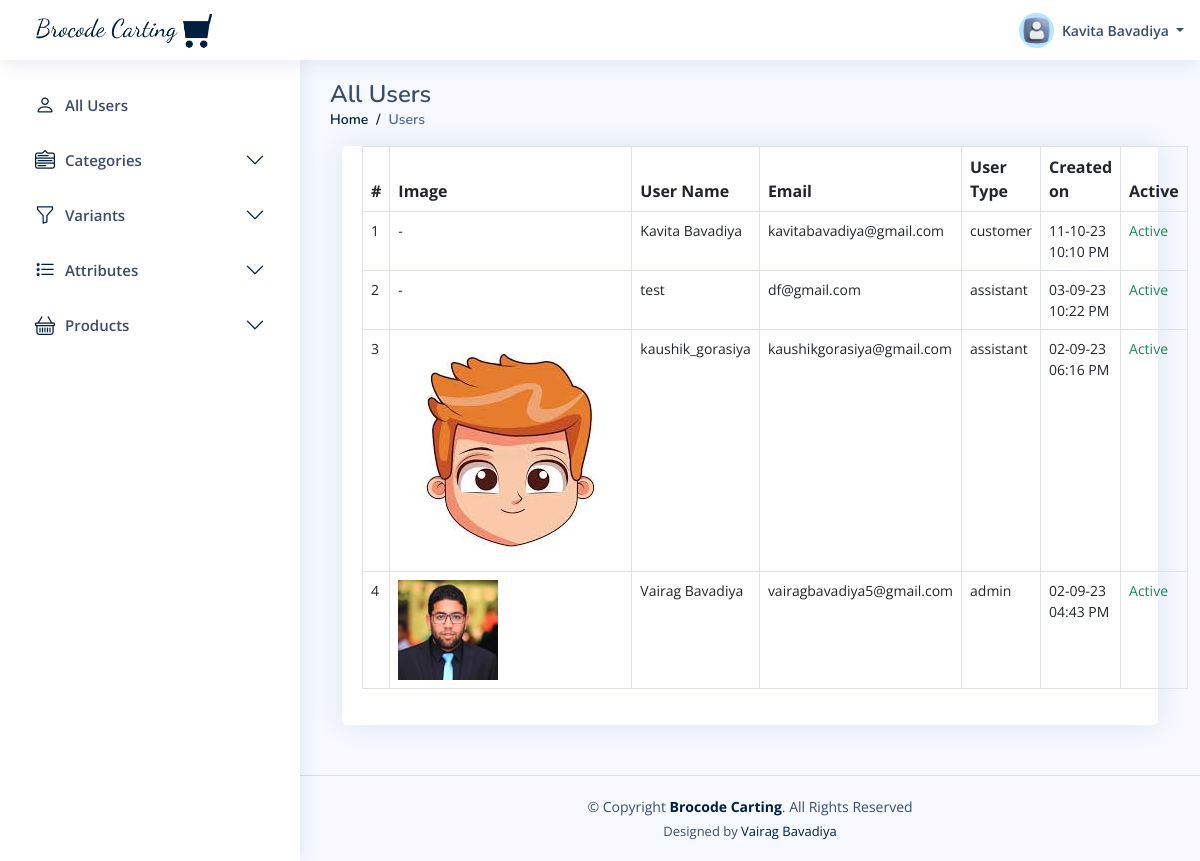
/admin/allusers.php (signed in), run on the app's committed database.
### tables this page shows
CREATE TABLE `users` (
  `id` int(20) NOT NULL,
  `u_name` varchar(50) NOT NULL,
  `email` varchar(50) NOT NULL,
  `phone_no` varchar(10) NOT NULL,
  `password` varchar(10) NOT NULL,
  `u_type_id` int(20) NOT NULL,
  `u_profile` varchar(200) NOT NULL,
  `created_at` datetime NOT NULL,
  `updated_at` datetime NOT NULL,
  `created_by` int(20) DEFAULT NULL,
  `updated_by` int(20) DEFAULT NULL,
  `is_active` tinyint(1) NOT NULL
);

CREATE TABLE `user_type` (
  `id` int(20) NOT NULL,
  `type_name` varchar(20) NOT NULL
);

### admin/allusers.php (the view, shortened to what this page needs)
<?php
require('config.php');
require('header.php');
?>
<main id="main" class="main">
    <div class="pagetitle">
        <h1>All Users</h1>
        <nav>
            <ol class="breadcrumb">
                <li class="breadcrumb-item active"><a href="/e-commerce/admin/dashboard.php">Home</a></li>
                <li class="breadcrumb-item active">Users</li>
            </ol>
        </nav>
    </div>
    <section class="content">
        <div class="container-fluid">
            <div class="row">
                <div class="col-lg-12 grid-margin stretch-card">
                    <div class="card">
                        <div class="card-body">
                            <table class="table table-bordered datatable" id="table_id">
                                <thead>
                                    <tr>
                                        <th>#</th>
                                        <th>Image</th>
                                        <th>User Name</th>
                                        <th>Email</th>
                                        <th>User Type</th>
                                        <th>Created on</th>
                                        <th>Active</th>
                                    </tr>
                                </thead>
                                <tbody>
                                    <?php
                                    $query = "SELECT u.id,u.u_name,u.u_profile,u.email,u.created_at,u.is_active,ut.type_name from users as u,user_type as ut where ut.id = u.u_type_id order by id DESC ";
                                    if ($result = $conn->query($query)) {
                                        $i = 0;
                                        while ($row = $result->fetch_assoc()) {
                                            $i++;
                                    ?>
                                            <tr>
                                                <td><?php echo $i; ?></td>
                                                <td>
                                                    <?php
                                                    if ($row['u_profile'] == "")
                                                        echo "-";
                                                    else { ?>
                                                        <img src=" <?php echo $row['u_profile']; ?>">
                                                    <?php
                                                    }
                                                    ?>
                                                </td>
                                                <td><?php echo $row['u_name']; ?></td>
                                                <td><?php echo $row['email']; ?></td>
                                                <td><?php echo $row['type_name']; ?></td>
                                                <td><?php echo Date('d-m-y h:i A', strtotime($row['created_at'])); ?></td>
                                                <td><?php if ($row['is_active'] == true) : ?>
                                                        <p class="text text-success">Active</p>
                                                    <?php else : ?>
                                                        <p class="text text-danger">Diactived</p>
                                                    <?php endif; ?>
                                                </td>
                                            </tr>
                                    <?php
                                        }
                                    }
                                    ?>
                                </tbody>
                            </table>
                        </div>
                    </div>
                </div>
            </div>
        </div>
    </section>
</main>
<?php require('footer.php'); ?>

### admin/header.php (shortened to what this page needs)
<?php
require("config.php");
?>
<!DOCTYPE html>
<html lang="en">
<head>
    <link rel="stylesheet" href="https://cdnjs.cloudflare.com/ajax/libs/font-awesome/4.7.0/css/font-awesome.min.css">
    <link href="/e-commerce/admin/assets/vendor/bootstrap/css/bootstrap.min.css" rel="stylesheet">
    <link href="/e-commerce/admin/assets/vendor/bootstrap-icons/bootstrap-icons.css" rel="stylesheet">
    <link href="/e-commerce/admin/assets/vendor/boxicons/css/boxicons.min.css" rel="stylesheet">
    <link href="/e-commerce/admin/assets/vendor/quill/quill.snow.css" rel="stylesheet">
    <link href="/e-commerce/admin/assets/vendor/quill/quill.bubble.css" rel="stylesheet">
    <link href="/e-commerce/admin/assets/vendor/remixicon/remixicon.css" rel="stylesheet">
    <link href="/e-commerce/admin/assets/vendor/simple-datatables/style.css" rel="stylesheet">
    <link href="/e-commerce/admin/assets/css/style.css" rel="stylesheet">
</head>
<body>
    <header id="header" class="header fixed-top d-flex align-items-center">
        <div class="d-flex align-items-center justify-content-between">
            <a href="/e-commerce/admin/dashboard.php" class="logo d-flex align-items-center">
                <img src="/e-commerce/img/logo-color.png" alt="">
            </a>
        </div>
        <nav class="header-nav ms-auto">
            <ul class="d-flex align-items-center">
                <li class="nav-item dropdown pe-3">
                    <a class="nav-link nav-profile d-flex align-items-center pe-0" href="#" data-bs-toggle="dropdown">
                        <?php
                        $sql = "SELECT u.id,u.u_name,u.email,u.phone_no,u.u_profile,u.is_active,ut.type_name FROM users as u,user_type as ut where u.id = " . $_SESSION['id'];
                        $result = $conn->query($sql);
                        $row = mysqli_fetch_assoc($result);
                        ?>
                        <?php if ($row['u_profile']) : ?>
                            <img src="/e-commerce/admin/<?php echo $row['u_profile']; ?>" alt="Profile" class="rounded-circle">
                            <?php else: ?>
                            <img src="/e-commerce/admin/user_images/default.avif" alt="" width="35" height="35" class="rounded-circle">
                        <?php endif; ?>
                        <span class="d-none d-md-block dropdown-toggle ps-2">
                            <?php echo $row['u_name']; ?> </span>
                    </a>
                </li>
            </ul>
        </nav>
    </header>
    <aside id="sidebar" class="sidebar">
        <ul class="sidebar-nav" id="sidebar-nav">
            <li class="nav-item">
                <a class="nav-link collapsed" data-bs-target="#users-nav" href="/e-commerce/admin/allusers.php" aria-expanded="false">
                    <i class="bi bi-person"></i>
                    <span>All Users</span>
                </a>
            </li>
            <li class="nav-item">
                <a class="nav-link collapsed" data-bs-target="#components-nav" data-bs-toggle="collapse" href="#" aria-expanded="false">
                    <i class="bi bi-menu-down"></i>
                    <span>Categories</span>
                    <i class="bi bi-chevron-down ms-auto"></i>
                </a>
            </li>
            <li class="nav-item">
                <a class="nav-link collapsed" data-bs-target="#variants-nav" data-bs-toggle="collapse" href="#">
                    <i class="bi bi-funnel"></i><span>Variants</span><i class="bi bi-chevron-down ms-auto"></i>
                </a>
            </li>
            <li class="nav-item">
                <a class="nav-link collapsed" data-bs-target="#attributes-nav" data-bs-toggle="collapse" href="#">
                    <i class="bi bi-list-stars"></i><span>Attributes</span><i class="bi bi-chevron-down ms-auto"></i>
                </a>
            </li>
            <li class="nav-item">
                <a class="nav-link collapsed" data-bs-target="#products-nav" data-bs-toggle="collapse" href="#">
                    <i class="bi bi-basket"></i><span>Products</span><i class="bi bi-chevron-down ms-auto"></i>
                </a>
            </li>
        </ul>
    </aside>

### admin/assets/css/style.css (style rules this page uses)
:root { scroll-behavior: smooth; }
body { font-family: "Open Sans", sans-serif; background: #f6f9ff; color: #444444; }
a { color: #001F3F; text-decoration: none; }
h1, h2, h3, h4, h5, h6 { font-family: "Nunito", sans-serif; }
#main { margin-top: 60px; padding: 20px 30px; transition: all 0.3s; }
.pagetitle { margin-bottom: 10px; }
.pagetitle h1 { font-size: 24px; margin-bottom: 0; font-weight: 600; color: #3b4c69; }
.card { margin-bottom: 30px; border: none; border-radius: 5px; box-shadow: 0px 0 30px rgba(1, 41, 112, 0.1); }
.card-body { padding: 0 20px 20px 20px; }
.breadcrumb { font-size: 14px; font-family: "Nunito", sans-serif; color: #001F3F; font-weight: 600; }
.breadcrumb a { color: #001F3F; transition: 0.3s; }
.breadcrumb .breadcrumb-item::before { color: #001F3F; }
.breadcrumb .active { color: #51678f; font-weight: 600; }
.logo { line-height: 1; }
@media (min-width: 1200px) { .logo { width: 280px; } }
.logo img { max-height: 26px; margin-right: 6px; }
.header { transition: all 0.5s; z-index: 997; height: 60px; box-shadow: 0px 2px 20px rgba(1, 41, 112, 0.1); background-color: #fff; padding-left: 20px; }
.header-nav ul { list-style: none; }
.header-nav>ul { margin: 0; padding: 0; }
.header-nav .nav-profile { color: #3b4c69; }
.header-nav .nav-profile img { max-height: 36px; }
.header-nav .nav-profile span { font-size: 14px; font-weight: 600; }
.sidebar { position: fixed; top: 60px; left: 0; bottom: 0; width: 300px; z-index: 996; transition: all 0.3s; padding: 20px; overflow-y: auto; scrollbar-width: thin; scrollbar-color: #aab7cf transparent; box-shadow: 0px 0px 20px rgba(1, 41, 112, 0.1); background-color: #fff; }
@media (min-width: 1200px) { #main, #footer { margin-left: 300px; } }
.sidebar-nav { padding: 0; margin: 0; list-style: none; }
.sidebar-nav li { padding: 0; margin: 0; list-style: none; }
.sidebar-nav .nav-item { margin-bottom: 5px; }
.sidebar-nav .nav-link { display: flex; align-items: center; font-size: 15px; font-weight: 600; color: #001F3F; transition: 0.3; background: #f6f9ff; padding: 10px 15px; border-radius: 4px; }
.sidebar-nav .nav-link i { font-size: 16px; margin-right: 10px; color: #001F3F; }
.sidebar-nav .nav-link.collapsed { color: #3b4c69; background: #fff; }
.sidebar-nav .nav-link.collapsed i { color: #001F3F; }
.sidebar-nav .nav-link .bi-chevron-down { margin-right: 0; transition: transform 0.2s ease-in-out; }

### admin/header.php (style rules this page uses)
.sidebar-nav .nav-link i { font-size: 20px; }
.datatable td { font-size: 14px; }
.logo img { max-height: 50px; }

### data on the page
users: u_name "Kavita Bavadiya", email "kavitabavadiya@gmail.com", u_type.type_name "customer", created_at "11-10-23 10:10 PM", is_active "Active"
users: u_name "test", email "df@gmail.com", u_type.type_name "assistant", created_at "03-09-23 10:22 PM", is_active "Active"
users: u_profile (picture), u_name "kaushik_gorasiya", email "kaushikgorasiya@gmail.com", u_type.type_name "assistant", created_at "02-09-23 06:16 PM", is_active "Active"
users: u_profile (placeholder picture), u_name "Vairag Bavadiya", email "vairagbavadiya5@gmail.com", u_type.type_name "admin", created_at "02-09-23 04:43 PM", is_active "Active"
